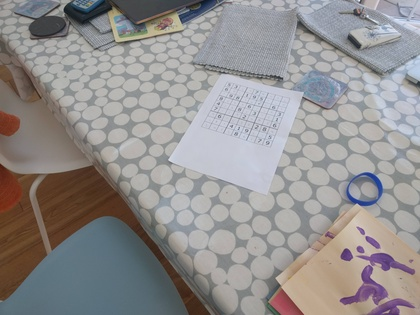
%> input picture addtional function/0001_01.jpg, 420 x 315 px, shrunk from 4032 x 3024 before the run
$ octave --eval "result = ImagePrepMethod2('0001_01.jpg');"   (GNU Octave 9; MATLAB toolbox functions it lacks are replaced by stand-ins)
%> lines starting %> are read from the running program, lines starting %| are printed output that depends on the picture; in (x1, y1, x2, y2) boxes, pixels count from 0 and x2, y2 are one past the last pixel; in counts of white or black regions, pixels touching at a corner belong together; the program's own positions count from 1
function sudoku = ImagePrepMethod2(filename)
%> called with filename = '0001_01.jpg'

%clear variables
%close all
%clc


%load image
sudoku=imread(filename);
%> sudoku is the input picture: size 315x420x3 uint8; mean R, G, B 146.2, 143.4, 143.1

%rgb to gray
Grayscale=rgb2gray(sudoku);
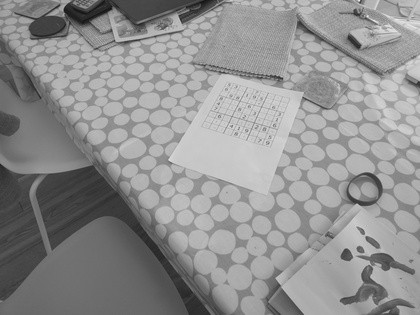
%> Grayscale: size 315x420 uint8; min 19, max 242, mean 144.2

%binarizing image
BW = imbinarize(Grayscale,'adaptive','ForegroundPolarity','dark','Sensitivity',0.4);
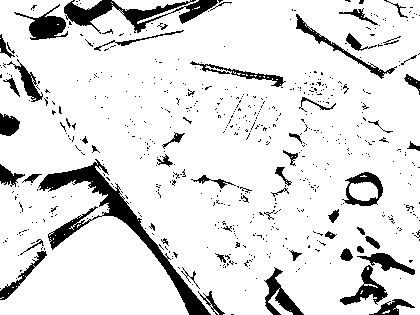
%> BW: size 315x420 logical; 88.3% white; 601 black regions (542 under 20 px), largest, box (x1, y1, x2, y2) and area: (38, 159, 211, 315) 3546, (64, 0, 218, 34) 1826, (14, 4, 68, 40) 774

%extracting largest connected component
BW2 = bwareafilt(imcomplement(BW),1,'largest');
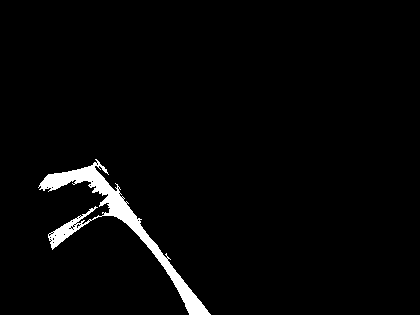
%> BW2: size 315x420 logical; 2.7% white; 1 white region, box (x1, y1, x2, y2) and area: (38, 159, 211, 315) 3546

%labeling largest connected component
label=bwlabel(BW2);

%assigning label pixels coordinates to a matrix
[row,colom]=find(label==1);
%> row = 3546 values from 160 to 315; colom = 3546 values from 39 to 211

%image cropping
BW3=BW(min(row):max(row),min(colom):max(colom));
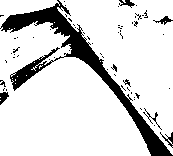
%> BW3: size 156x173 logical; 84.8% white; 62 black regions (54 under 20 px), largest, box (x1, y1, x2, y2) and area: (0, 0, 173, 156) 3546, (0, 92, 9, 105) 71, (153, 16, 173, 25) 65
BW4=BW2(min(row):max(row),min(colom):max(colom));
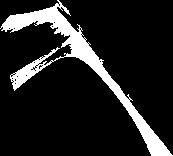
%> BW4: size 156x173 logical; 13.1% white; 1 white region, box (x1, y1, x2, y2) and area: (0, 0, 173, 156) 3546
BW5=logical(imcomplement(BW3)-BW4);
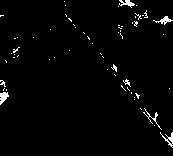
%> BW5: size 156x173 logical; 2% white in thin lines or dots

%centroids of sudoku matrix
s = regionprops(imcomplement(BW2),'centroid');
%> s = 13 regions; first 5, Centroid: [213.1 156.2], [48 188], [51 238], [53 188], [54 239.5]
centroids = cat(1, s.Centroid);
%> centroids = 13 rows, first 12: [213.1 156.2; 48 188; 51 238; 53 188; 54 239.5; 54 243; 56 236; 65 235; 73 222; 79 226.1; 91 186; 93 182]

%image displaying with centroids
figure(12);
imshow(BW3);
hold on
plot(centroids(:,1),centroids(:,2),'b*')
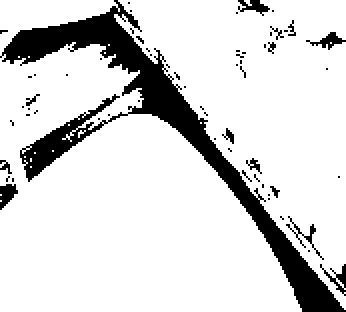
%> figure redrawn from the program's plot data; shown 2 times larger
hold off
[width,height] = size(BW5);%calculating number of coulomns and rows
%> width = 156; height = 173
sub_width= floor(width/9);%cell width
%> sub_width = 17
sub_height= floor(height/9);%cell length
%> sub_height = 19
sudokoMatrix = [];%matrix of sudoku

Xi=1;
for r = 1:9
    Yi=1;
    for c = 1:9
        BW6=BW5(Xi:r*sub_height,Yi:c*sub_width);
        Yi=c*sub_width;%shifting in width direction
        %OCR of each cell
        l=ocr(BW6, 'CharacterSet', '0123456789', 'TextLayout','Block');
         T=double(l.Text);
         lenT=size(T);
           if lenT(2)~=0
            switch T(1)
                case 49
                    sudokoMatrix(r,c)=1;
                case 50
                    sudokoMatrix(r,c)=2;
                case 51
                    sudokoMatrix(r,c)=3;
                case 52
                    sudokoMatrix(r,c)=4;
                case 53
                    sudokoMatrix(r,c)=5;
                case 54
                    sudokoMatrix(r,c)=6;
                case 55
                    sudokoMatrix(r,c)=7;
                case 56
                    sudokoMatrix(r,c)=8;
                case 57
                    sudokoMatrix(r,c)=9;
                otherwise
                    sudokoMatrix(r,c)=0;
             end
            end
          if lenT(2)==0
               sudokoMatrix(r,c)=0;
          end
    end
    Xi=r*sub_height;%shifting in length
end

clc;flag=0;
for i=1:9
    for k=1:9
        if sudokoMatrix(i,k)>0
            c=[i,k,sudokoMatrix(i,k)]
                flag=1;
           break
           end
       end
     if(flag==1)
          break
     end
end

for i=1:9
    for k=1:9
        if sudokoMatrix(i,k)>0
            b=[i,k,sudokoMatrix(i,k)]
            c=[b;c]
        end
    end
end

% clue puzzle (encypter)
c

%% the 9 X 9 presentation
A = NaN(9);

for i = 1:size(c,1)
    A(c(i,1),c(i,2)) = c(i,3);
end
A
%%

%The board representation
drawSudoku2(c)


%the ground Truth
%type sudokuEngine2
%S = sudokuEngine2(c);
%drawSudoku(S);

%the backtracking solution
y = solveSudoku(A);
y


end
%> (the run ends here)
